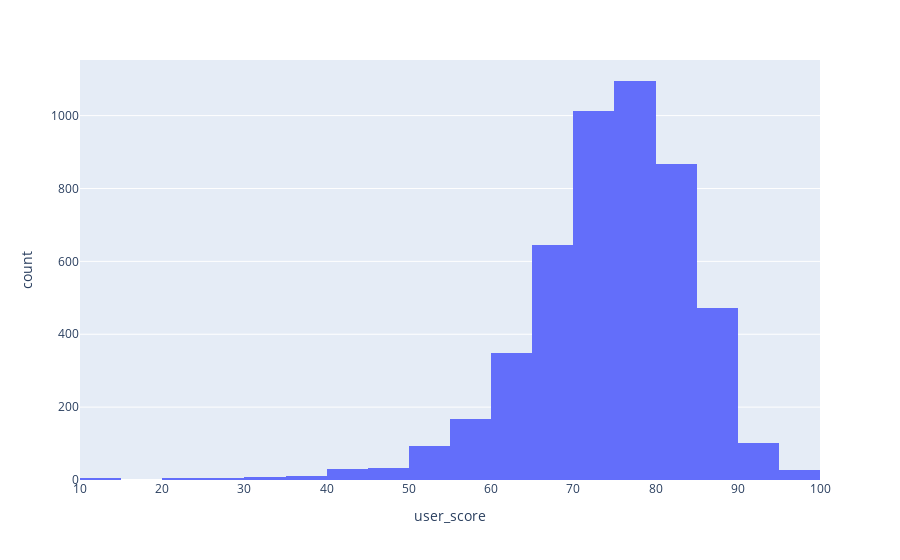

Notebook cell for this chart:
### Code cell
px.histogram(df, x='user_score', nbins=20)

### Figure 1 — Plotly figure (JSON) as saved in the notebook; plotly's stock layout.template omitted (floating-point values rounded to 4 significant figures; data arrays with more than 128 entries replaced by an {"elided": "..."} marker saying what was removed)
{"data": [{"alignmentgroup": "True", "bingroup": "x", "hovertemplate": "user_score=%{x}<br>count=%{y}<extra></extra>", "legendgroup": "", "marker": {"color": "#636efa", "pattern": {"shape": ""}}, "name": "", "nbinsx": 20, "offsetgroup": "", "orientation": "v", "showlegend": false, "type": "histogram", "x": {"elided": "4931 float values"}, "xaxis": "x", "yaxis": "y"}], "layout": {"barmode": "relative", "legend": {"tracegroupgap": 0}, "margin": {"t": 60}, "xaxis": {"anchor": "y", "domain": [0, 1], "title": {"text": "user_score"}}, "yaxis": {"anchor": "x", "domain": [0, 1], "title": {"text": "count"}}}}
